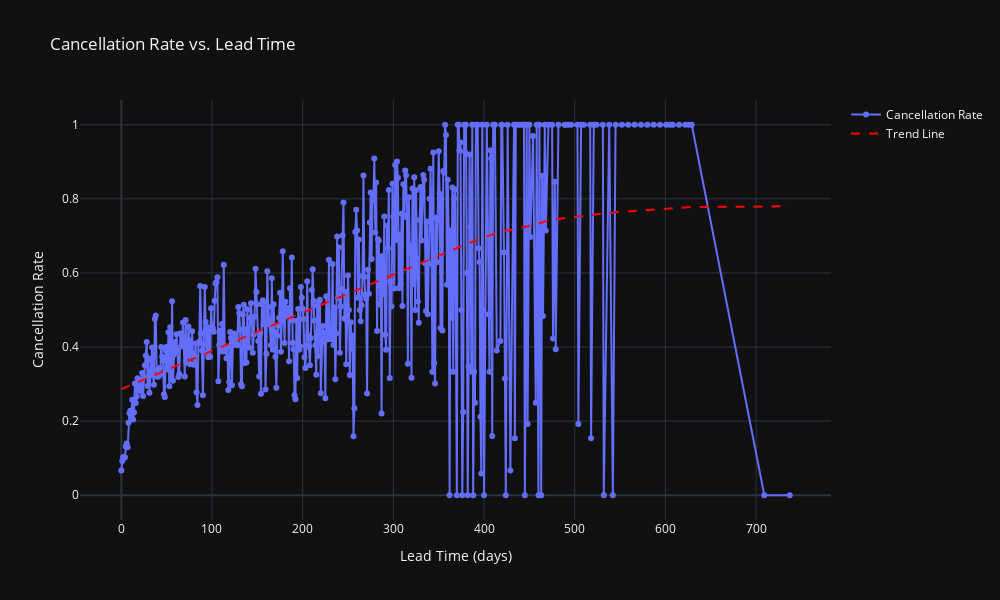

The code cell stored with this chart in its notebook:
### Code cell
import plotly.graph_objs as go
import numpy as np

# Calculate the percentage of cancellations for each lead time
lead_time_cancel = df_clean.groupby('lead_time')['is_canceled'].mean()

# Fit a trend line (linear regression)
trend_x = np.arange(len(lead_time_cancel))
trend_y = np.poly1d(np.polyfit(trend_x, lead_time_cancel.values, 1))(trend_x)

# Create the plot
fig = go.Figure()

# Add the original data points
fig.add_trace(go.Scatter(
    x=lead_time_cancel.index, 
    y=lead_time_cancel.values,
    mode='lines+markers',
    name='Cancellation Rate'
))

# Add the trend line
fig.add_trace(go.Scatter(
    x=lead_time_cancel.index, 
    y=trend_y,
    mode='lines',
    line=dict(color='red', dash='dash'),
    name='Trend Line'
))

# Update layout
fig.update_layout(
    title='Cancellation Rate vs. Lead Time',
    xaxis_title='Lead Time (days)',
    yaxis_title='Cancellation Rate',
    template='plotly_dark',
    width= 1000,
    height= 600
)

# Show the plot
fig.show()

### Figure 1 — Plotly figure (JSON) as saved in the notebook; plotly's stock layout.template omitted (floating-point values rounded to 4 significant figures; data arrays with more than 128 entries replaced by an {"elided": "..."} marker saying what was removed)
{"data": [{"mode": "lines+markers", "name": "Cancellation Rate", "type": "scatter", "x": {"elided": "479 int values"}, "y": {"elided": "479 float values"}}, {"line": {"color": "red", "dash": "dash"}, "mode": "lines", "name": "Trend Line", "type": "scatter", "x": {"elided": "479 int values"}, "y": {"elided": "479 float values"}}], "layout": {"height": 600, "title": {"text": "Cancellation Rate vs. Lead Time"}, "width": 1000, "xaxis": {"autorange": true, "range": [-45.54, 782.5], "title": {"text": "Lead Time (days)"}, "type": "linear"}, "yaxis": {"autorange": true, "range": [-0.0668, 1.067], "title": {"text": "Cancellation Rate"}, "type": "linear"}}}
